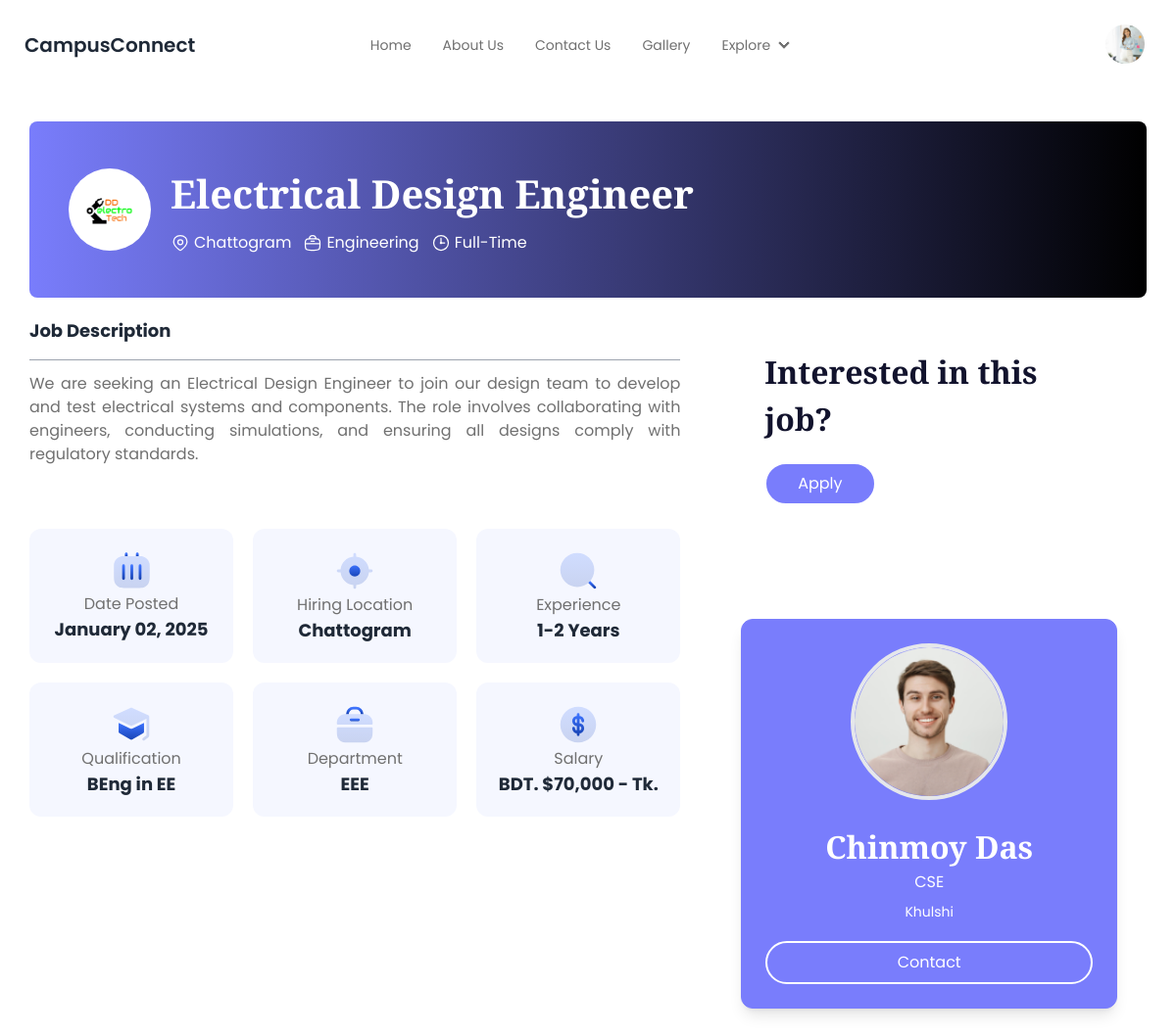
Page /view-job.php?job_id=Job677648a308629 (signed in) on the committed database.
### tables this page shows
CREATE TABLE `user` (
  `u_id` varchar(20) NOT NULL,
  `first_Name` varchar(100) NOT NULL,
  `last_Name` varchar(100) NOT NULL,
  `email` varchar(100) NOT NULL,
  `password` varchar(100) NOT NULL,
  `status` varchar(100) NOT NULL,
  `role` varchar(100) NOT NULL
);

CREATE TABLE `alumni` (
  `alumni_id` varchar(20) NOT NULL,
  `class_id` varchar(20) NOT NULL,
  `batch` varchar(20) NOT NULL,
  `passing_year` varchar(20) NOT NULL,
  `contact_number` varchar(15) NOT NULL,
  `full_address` varchar(200) NOT NULL,
  `city` varchar(100) NOT NULL,
  `id_photo` varchar(200) NOT NULL,
  `department` text NOT NULL,
  `created_at` timestamp NOT NULL DEFAULT current_timestamp()
);

CREATE TABLE `job` (
  `job_id` varchar(20) NOT NULL,
  `title` varchar(255) NOT NULL,
  `type` varchar(50) NOT NULL,
  `category` varchar(100) NOT NULL,
  `department` varchar(100) NOT NULL,
  `company_name` varchar(255) NOT NULL,
  `logo` varchar(100) NOT NULL,
  `experience` varchar(1000) NOT NULL,
  `qualification` varchar(100) NOT NULL,
  `location` varchar(255) NOT NULL,
  `salary` varchar(10) NOT NULL,
  `description` varchar(1000) NOT NULL,
  `com_description` varchar(1000) NOT NULL,
  `apply_info` varchar(200) NOT NULL,
  `u_id` varchar(20) NOT NULL,
  `status` text NOT NULL,
  `created_at` timestamp NOT NULL DEFAULT current_timestamp()
);

### view-job.php (the view, shortened to what this page needs)
<?php
    include('./db_con/dbCon.php');
    include('navbar.php');
?>
<!DOCTYPE html>
<html lang="en">
<head>
    <link rel="stylesheet" href="./CSS/common-styles.css">
</head>
<body>
    <section class="w-[95%] mx-auto my-5 py-3">
        <?php
            $job_id = $_GET['job_id'];
            $sql = "SELECT * FROM job WHERE job_id = '$job_id'";
            $query = mysqli_query($db, $sql);
            if (mysqli_num_rows($query) > 0) {
            $job = mysqli_fetch_assoc($query);
            $job_title = $job['title'];
            $job_type = $job['type'];
            $job_category = $job['category'];
            $experience = $job['experience'];
            $sallary = $job['salary'];
            $location = $job['location'];
            $description = $job['description'];
            $photo = $job['logo'];
            $qualification = $job['qualification'];
            $department = $job['department'];
            $poster_id = $job['u_id'];
            $posted_date = $job['created_at'];
            $posted_day = date("d", strtotime($posted_date));
            $posted_month = date("F", strtotime($posted_date));
            $posted_year = date("Y", strtotime($posted_date));
        }
        $alumni_sql = "SELECT * FROM alumni JOIN user on alumni.alumni_id = user.u_id WHERE alumni.alumni_id = '$poster_id'";
        $query2 = mysqli_query($db, $alumni_sql);
            if (mysqli_num_rows($query2) > 0) {
                $alumni = mysqli_fetch_assoc($query2);
                $alumni_fname = $alumni['first_Name'];
                $alumni_lname = $alumni['last_Name'];
                $alumni_address = $alumni['full_address'];
                $alumni_image = $alumni['id_photo'];
                $alumni_dept = $alumni['department'];
            }
        ?>
        <div
            class="h-[150px] md:h-[180px] rounded-lg mb-5 bg-gradient-to-r from-[#797DFC] to-black flex items-center px-5 md:px-10">
            <div class="flex items-center gap-5 w-full">
                <div class="bg-white p-3 rounded-full flex-shrink-0">
                    <img src="./upload/images/<?php echo $photo; ?>" alt="Company Logo" class="w-[50px] md:w-[60px]">
                </div>
                <div class="text-white flex flex-col gap-2">
                    <h1 class="text-white job-details-title"><?php echo $job_title; ?></h1>
                    <p class="flex flex-wrap gap-3 text-white">
                        <span class="flex items-center gap-1">
                            <img src="./images/icons/location-job.svg" alt="Location" class="w-4 md:w-5">
                            <?php echo $location; ?>
                        </span>
                        <span class="flex items-center gap-1">
                            <img src="./images/icons/job-bag.svg" alt="Category" class="w-4 md:w-5">
                            <?php echo $job_category; ?>
                        </span>
                        <span class="flex items-center gap-1">
                            <img src="./images/icons/clock.svg" alt="Type" class="w-4 md:w-5">
                            <?php echo $job_type; ?>
                        </span>
                    </p>
                </div>
            </div>
        </div>
        <div class="lg:flex sm:flex-col lg:flex-row w-full lg:gap-8">
            <div class="lg:w-3/5">
                <h3 class="mb-4">Job Description</h3>
                <div class="mt-3">
                    <p class="text-justify my-2 break-words"><?php echo $description; ?></p>
                </div>
                <div class="grid grid-cols-2 lg:grid-cols-3 gap-5 my-16">
                    <div class="flex flex-col items-center bg-[#f5f7ff] py-5 rounded-xl ">
                        <div>
                            <img src="./images/icons/calendar.svg" alt="">
                        </div>
                        <p>Date Posted</p>
                        <h3 class="text-center"><?php echo $posted_month ?> <?php echo $posted_day ?>,
                            <?php echo $posted_year ?></h3>
                    </div>
                    <div class="flex flex-col items-center bg-[#f5f7ff] py-5 rounded-xl">
                        <div>
                            <img src="./images/icons/hiring-location.svg" alt="">
                        </div>
                        <p>Hiring Location</p>
                        <h3><?php echo $location ?></h3>
                    </div>
                    <div class="flex flex-col items-center bg-[#f5f7ff] py-5 rounded-xl">
                        <div>
                            <img src="./images/icons/experience.svg" alt="">
                        </div>
                        <p>Experience</p>
                        <h3><?php echo $experience ?></h3>
                    </div>
                    <div class="flex flex-col items-center bg-[#f5f7ff] py-5 rounded-xl">
                        <div>
                            <img src="./images/icons/qualification.svg" alt="">
                        </div>
                        <p>Qualification</p>
                        <h3><?php echo $qualification ?></h3>
                    </div>
                    <div class="flex flex-col items-center bg-[#f5f7ff] py-5 rounded-xl">
                        <div>
                            <img src="./images/icons/department.svg" alt="">
                        </div>
                        <p>Department</p>
                        <h3><?php echo $department ?></h3>
                    </div>
                    <div class="flex flex-col items-center bg-[#f5f7ff] py-5 rounded-xl">
                        <div>
                            <img src="./images/icons/sallary.svg" alt="">
                        </div>
                        <p>Salary</p>
                        <h3>BDT. <?php echo $sallary ?> Tk.</h3>
                    </div>
                </div>
            </div>
            <div class="lg:w-2/5 p-3">
                <div
                    class="max-w-sm mx-auto h-[200px] rounded-xl px-6 flex flex-col items-start justify-center gap-5 bg-white border-black-1">
                    <h2 class="text-dark">Interested in this job?</h2>
                    <button class="block border-2 border-white px-8 py-2 rounded-full">Apply</button>
                </div>
                <div class="my-24">
                    <div class="max-w-sm mx-auto bg-[#797DFC] rounded-xl shadow-lg overflow-hidden job-post-owner">
                        <div class="flex flex-col items-center py-6">
                            <img src="./upload/images/<?php echo $alumni_image; ?>" alt="Profile Picture"
                                class="w-40 h-40 rounded-full border-4 border-gray-200">
                        </div>
                        <div class="text-center">
                            <h2 class="text-white"><?php echo $alumni_fname; ?> <?php echo $alumni_lname; ?>
                            </h2>
                            <p class="text-white"><?php echo $alumni_dept; ?></p>
                            <p class="text-sm text-white mt-2 px-4">
                                <?php echo $alumni_address; ?>
                            </p>
                        </div>
                        <div class="mt-5 px-6 pb-6">
                            <button class="w-full text-white py-2 rounded-full border-2 border-white">
                                Contact
                            </button>
                        </div>
                    </div>
                </div>
            </div>
        </div>
    </section>
</body>
</html>

### navbar.php (shortened to what this page needs)
<?php
include('./db_con/dbCon.php');
?>
<!DOCTYPE html>
<html lang="en" data-theme="light">
<head>
    <link href="https://cdn.jsdelivr.net/npm/daisyui@4.12.10/dist/full.min.css" rel="stylesheet" type="text/css" />
</head>
<body>
    <div class="navbar bg-base-100 py-5">
        <div class="navbar-start">
            <a class="btn btn-ghost text-xl">CampusConnect</a>
        </div>
        <div class="navbar-center hidden lg:flex z-[2]">
            <ul class="menu menu-horizontal px-1 text-md">
                <li><a href="index.php">Home</a></li>
                <li><a href="about.php">About Us</a></li>
                <li><a href="contact.php">Contact Us</a></li>
                <li><a href="gallery.php">Gallery</a></li>
                <li>
                    <details>
                        <summary>Explore</summary>
                    </details>
                </li>
            </ul>
        </div>
        <div class="navbar-end ml-auto mr-5">
            <?php
            if (isset($_SESSION["email"]) && !empty($_SESSION["email"])) {
                $u_email = $_SESSION["email"];
                $role_query = "SELECT role, u_id FROM user WHERE email = '$u_email'";
                $role_result = mysqli_query($db, $role_query);
                if ($role_result && mysqli_num_rows($role_result) > 0) {
                    $user_data = mysqli_fetch_assoc($role_result);
                    $role = $user_data['role'];
                    $query = "";
                    if ($role === 'Student') {
                        $query = "SELECT * FROM user
                                  INNER JOIN student ON user.u_id = student.student_id
                                  WHERE user.email = '$u_email'";
                    } elseif ($role === 'Alumni') {
                        $query = "SELECT * FROM user
                                  INNER JOIN alumni ON user.u_id = alumni.alumni_id
                                  WHERE user.email = '$u_email'";
                    } elseif ($role === 'Admin') {
                        $query = "SELECT * FROM user
                                  INNER JOIN administrator ON user.u_id = administrator.administrator_id
                                  WHERE user.email = '$u_email'";
                    }
                    $result = mysqli_query($db, $query);
                    if ($result && mysqli_num_rows($result) > 0) {
                        $row = mysqli_fetch_assoc($result);
                        $id_photo = $row['id_photo'];
                        ?>
            <div class="dropdown dropdown-end">
                <div tabindex="0" class="btn btn-ghost btn-circle avatar">
                    <div class="w-10 rounded-full">
                        <img src="./upload/images/<?php echo $id_photo ?>" alt="Profile Image">
                    </div>
                </div>
            </div>
            <?php
                    }
                }
            } ?>
        </div>
    </div>
    <script src="https://cdn.tailwindcss.com"></script>
</body>
</html>

### CSS/common-styles.css (style rules this page uses)
h1 { font-size: 40px; color: #12132D; font-family: EB garamond; font-weight: 800; }
p { color: #707070; font-size: 16px; font-family: Poppins; }
button { background-color: #797DFC; color: white; }
h2 { color: #12132D; font-size: 32px; font-family: EB garamond; font-weight: 800; }
h3 { font-size: 18px; font-weight: bold; }

### navbar.php (style rules this page uses)
body { font-family: "Poppins", sans-serif; }
button { color: white; }
li { color: #707070; }

### view-job.php (style rules this page uses)
.job-post-owner { border: 1px solid #797DFC; }

### rows in the picture
user: alumni.id_photo (picture)
job: logo (picture), title "Electrical Design Engineer", location "Chattogram", category "Engineering", type "Full-Time", description "We are seeking an Electrical Design Engineer to join our design team to develop and test electrical systems and components. The role involves collaborating with engineers, conducting simulations, and ensuring all designs comply with regulatory standards.", created_at "January", created_at "02", created_at "2025", experience "1-2 Years", qualification "BEng in EE", department "EEE", salary "$70,000 -"
alumni: id_photo (picture), user.first_Name "Chinmoy", user.last_Name "Das", department "CSE", full_address "Khulshi"
